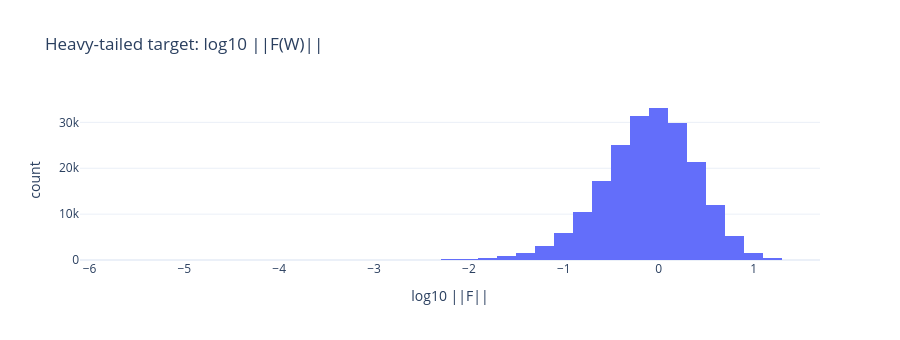

Source (notebook cell):
### Markdown cell above
## The target is heavy-tailed

$F$ is essentially a **product of random per-layer gains** (edge-of-chaos: some
nets ordered, some chaotic), so $\|F\|$ spans orders of magnitude. This is why we
learn (and score) in $\log(1+F)$ space and standardize.

### Code cell
nrm = Yp.norm(dim=1).numpy()
ss = (Yp ** 2).sum(1).numpy(); top1 = ss[np.argsort(ss)[::-1][:len(ss)//100]].sum()/ss.sum()
print(f"||F||: median {np.median(nrm):.2f}  p99 {np.percentile(nrm,99):.2f}  max {nrm.max():.2f}"
      f"   top 1% hold {top1:.0%} of sum-of-squares")
fig = go.Figure(go.Histogram(x=np.log10(nrm + 1e-6), nbinsx=60))
fig.update_layout(title="Heavy-tailed target: log10 ||F(W)||", xaxis_title="log10 ||F||",
                  yaxis_title="count", template="plotly_white", height=340); fig.show()

### Figure 1 — Plotly figure (JSON) as saved in the notebook; plotly's stock layout.template omitted (floating-point values rounded to 4 significant figures; data arrays with more than 128 entries replaced by an {"elided": "..."} marker saying what was removed)
{"data": [{"nbinsx": 60, "type": "histogram", "x": {"elided": "200000 float values"}}], "layout": {"height": 340, "title": {"text": "Heavy-tailed target: log10 ||F(W)||"}, "xaxis": {"title": {"text": "log10 ||F||"}}, "yaxis": {"title": {"text": "count"}}}}
